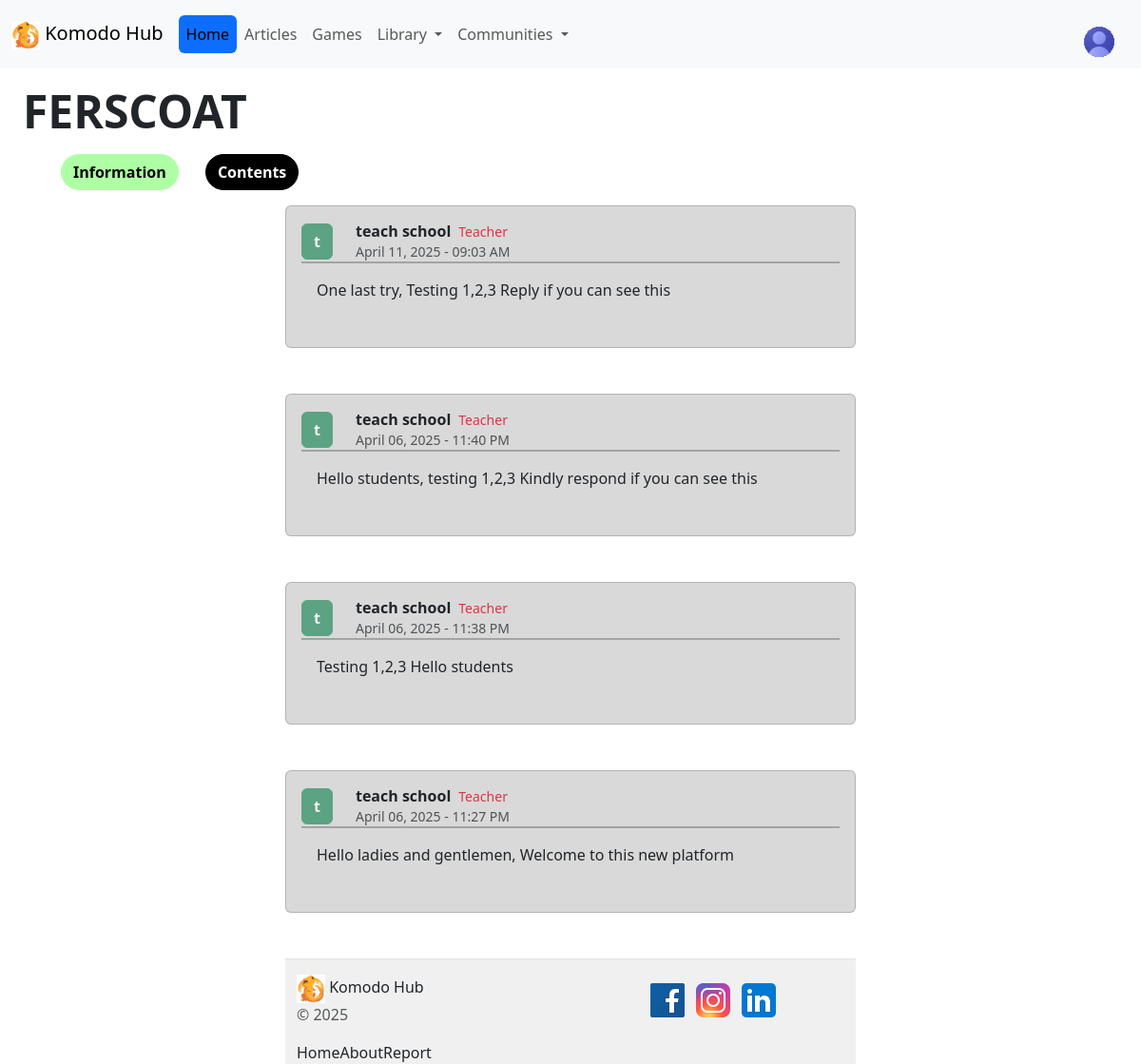
The page /communityinfo (signed in) on the database its author committed.
### website/models.py (models this page shows)
class Organization(db.Model):
    id = db.Column(db.Integer, primary_key=True)
    name = db.Column(db.String(70), unique=True, nullable=False)
    category = db.Column(db.String(30), nullable=False)
    articles = db.relationship('Article', backref='organization', lazy=True)
    info = db.relationship('Information', backref='organization', lazy=True)
    users = db.relationship('User', backref='organization', lazy=True)

class Information(db.Model):
    id = db.Column(db.Integer, primary_key=True)
    content = db.Column(db.String(20000))
    date = db.Column(db.DateTime(timezone=True), default=func.now())
    owner = db.Column(db.String(20))
    org_id = db.Column(db.Integer, db.ForeignKey('organization.id'))
    user_id = db.Column(db.Integer, db.ForeignKey('user.id'))

class User(db.Model, UserMixin):
    id = db.Column(db.Integer, primary_key=True)
    firstname = db.Column(db.String(70))
    lastname = db.Column(db.String(70))
    email = db.Column(db.String(70), unique=True)
    password = db.Column(db.String(70))
    role_id = db.Column(db.Integer, db.ForeignKey('role.id'))
    organ_id = db.Column(db.Integer, db.ForeignKey('organization.id'))
    articles = db.relationship('Article', backref='user', lazy=True)
    comments = db.relationship('Comment', backref='user', lazy=True)
    informations = db.relationship('Information', backref='user', lazy=True)

class Role(db.Model):
    id = db.Column(db.Integer, primary_key=True)
    role_name = db.Column(db.String(50), unique=True, nullable=False) # change to name
    users = db.relationship('User', backref='role', lazy=True)  # Insert only if the role doesn't exist

### website/views.py (the view, shortened to what this page needs)
@views.route('/communityinfo',methods=['POST','GET'])
@login_required
def communityinfo():
    information = Information.query.filter_by(org_id=current_user.organ_id).order_by(Information.date.desc()).all() ### IMPORTANT
    return render_template("information.html",user=current_user,information=information)

### website/__init__.py (called while the page is built)
def create_app():
    app = Flask(__name__)
    app.config['SECRET_KEY'] = ' it does some encryption related to the website, whatever we type here will be the secret key for the app'
    app.config['UPLOAD_FOLDER'] = UPLOAD_FOLDER
    app.config['SQLALCHEMY_DATABASE_URI'] = f'sqlite:///{DB_NAME}'
    db.init_app(app)
    from .views import views
    from .auth import auth
    app.register_blueprint(views, url_prefix='/')
    app.register_blueprint(auth, url_prefix='/') # / = no prefix in the route
    from .models import User, Article
    create_database(app)
    create_imgpath(app)
    login_manager = LoginManager()
    login_manager.login_view = 'auth.login'
    login_manager.init_app(app)
    @login_manager.user_loader
    def load_user(id):
        return User.query.get(int(id))
    return app

### website/views.py (called while the page is built)
@views.context_processor        # To ensure that the organizations is available on the
def inject_organizations():
    organizations = Organization.query.all()
    return dict(organizations=organizations)

### website/templates/information.html (shortened to what this page needs)
{% extends "base2.html" %}
{% block content %}
<section class="mt-2 ms-3">
    <h2 class="fw-bold p-2 mb-2  me-5" style="width: fit-content; font-size:xxx-large;">{{ user.organization.name }}</h2>
    <section class="ms-5 mb-3">
        <button type="button" class="btn btn-primary rounded-pill me-4 fw-bold" style="background-color: #AEFFA3; border-color :#AEFFA3; color: black;">
            Information
        </button>
        <a href="{{ url_for('views.communitycont', organization_id = user.organ_id ) }}">
        <button type="button" class="btn btn-primary rounded-pill fw-bold" style="background-color: #000000; border-color :#000000; color: #FFFFFF;">
            Contents
        </button></a>
    </section>
</section>
<section class="align-items-center" style="width: 50%; margin: auto;">
    {% if information %}
        {% for info in information %}
        <section class="card p-3 mb-5" style="background-color: #D9D9D9;">
            <section class="row align-items-center justify-content-between">
                <section class="col-auto">
                    <button class="btn btn-success" style="font-weight: bold;" disabled>{{ info.user.firstname[0] }}</button>
                </section>
                <section class="col d-flex flex-column">
                    <section class="d-flex align-items-center">
                        <h6 class="mb-0 fw-bold me-2">{{ info.user.firstname }} {{ info.user.lastname }}</h6>
                        <p class="mb-0 small text-danger">{{ info.user.role.role_name }}</p>
                    </section>
                    <p class="mb-0 text-muted small">{{ info.date.strftime('%B %d, %Y - %I:%M %p') }}</p>
                </section>
            </section>
            <hr>
            <section class="card-body">
                <p>{{ info.content }}
                </p>
            </section>
        </section>
        {% endfor %}
    {% else %}
        <p>There's no information</p>
    {% endif %}
{% endblock %}

### website/static/css/navfoot.css (style rules this page uses)
hr { border: 1px solid black; margin: 0; }

### rows shown on the page
Organization: organization.name "FERSCOAT"
Information: user "t", user.firstname "teach", user.lastname "school", user.role.role_name "Teacher", date "April 11, 2025 - 09:03 AM", content "One last try, Testing 1,2,3 Reply if you can see this"
Information: user "t", user.firstname "teach", user.lastname "school", user.role.role_name "Teacher", date "April 06, 2025 - 11:40 PM", content "Hello students, testing 1,2,3 Kindly respond if you can see this"
Information: user "t", user.firstname "teach", user.lastname "school", user.role.role_name "Teacher", date "April 06, 2025 - 11:38 PM", content "Testing 1,2,3 Hello students"
Information: user "t", user.firstname "teach", user.lastname "school", user.role.role_name "Teacher", date "April 06, 2025 - 11:27 PM", content "Hello ladies and gentlemen, Welcome to this new platform"
